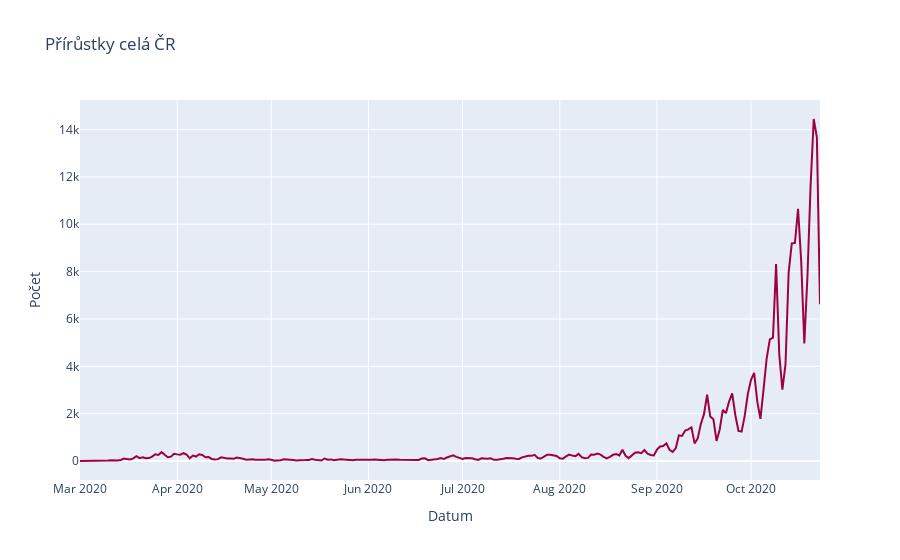

Notebook code for this chart:
### Code cell
republic_total_line_graph = px.line(total_count_date, x='datum', y='vek',
                                    labels={'datum': 'Datum', 'vek': 'Počet'}, title='Přírůstky celá ČR',
                                    template='plotly', color_discrete_sequence=px.colors.diverging.Spectral)

republic_total_line_graph.show()

### Figure 1 — Plotly figure (JSON) as saved in the notebook; plotly's stock layout.template omitted (floating-point values rounded to 4 significant figures; data arrays with more than 128 entries replaced by an {"elided": "..."} marker saying what was removed)
{"data": [{"hovertemplate": "Datum=%{x}<br>Počet=%{y}<extra></extra>", "legendgroup": "", "line": {"color": "rgb(158,1,66)", "dash": "solid"}, "mode": "lines", "name": "", "orientation": "v", "showlegend": false, "type": "scatter", "x": {"elided": "236 str values"}, "xaxis": "x", "y": {"elided": "236 int values"}, "yaxis": "y"}], "layout": {"legend": {"tracegroupgap": 0}, "title": {"text": "Přírůstky celá ČR"}, "xaxis": {"anchor": "y", "domain": [0, 1], "title": {"text": "Datum"}}, "yaxis": {"anchor": "x", "domain": [0, 1], "title": {"text": "Počet"}}}}
